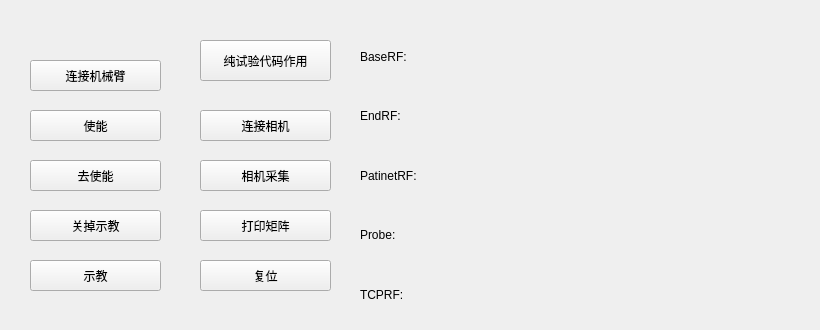
     <widget class="QWidget" name="Connect">
      <attribute name="title">
       <string>基本操作</string>
      </attribute>
      <widget class="QPushButton" name="pushButton_ConnectArm">
       <property name="geometry">
        <rect>
         <x>30</x>
         <y>60</y>
         <width>131</width>
         <height>31</height>
        </rect>
       </property>
       <property name="text">
        <string>连接机械臂</string>
       </property>
      </widget>
      <widget class="QPushButton" name="pushButton_ArmPowerOn">
       <property name="geometry">
        <rect>
         <x>30</x>
         <y>110</y>
         <width>131</width>
         <height>31</height>
        </rect>
       </property>
       <property name="text">
        <string>使能</string>
       </property>
      </widget>
      <widget class="QPushButton" name="pushButton_ArmPowerOff">
       <property name="geometry">
        <rect>
         <x>30</x>
         <y>160</y>
         <width>131</width>
         <height>31</height>
        </rect>
       </property>
       <property name="text">
        <string>去使能</string>
       </property>
      </widget>
      <widget class="QPushButton" name="pushButton_OpenFreeDrag">
       <property name="geometry">
        <rect>
         <x>30</x>
         <y>260</y>
         <width>131</width>
         <height>31</height>
        </rect>
       </property>
       <property name="text">
        <string>示教</string>
       </property>
      </widget>
      <widget class="QPushButton" name="pushButton_CloseFreeDrag">
       <property name="geometry">
        <rect>
         <x>30</x>
         <y>210</y>
         <width>131</width>
         <height>31</height>
        </rect>
       </property>
       <property name="text">
        <string>关掉示教</string>
       </property>
      </widget>
      <widget class="QPushButton" name="pushButton_ConnectAim">
       <property name="geometry">
        <rect>
         <x>200</x>
         <y>110</y>
         <width>131</width>
         <height>31</height>
        </rect>
       </property>
       <property name="text">
        <string>连接相机</string>
       </property>
      </widget>
      <widget class="QPushButton" name="pushButton_AimAcquisition">
       <property name="geometry">
        <rect>
         <x>200</x>
         <y>160</y>
         <width>131</width>
         <height>31</height>
        </rect>
       </property>
       <property name="text">
        <string>相机采集</string>
       </property>
      </widget>
      <widget class="QPushButton" name="pushButton_PrintMatrix">
       <property name="geometry">
        <rect>
         <x>200</x>
         <y>210</y>
         <width>131</width>
         <height>31</height>
        </rect>
       </property>
       <property name="text">
        <string>打印矩阵</string>
       </property>
      </widget>
      <widget class="QWidget" name="gridLayoutWidget_2">
       <property name="geometry">
        <rect>
         <x>360</x>
         <y>30</y>
         <width>451</width>
         <height>291</height>
        </rect>
       </property>
       <layout class="QGridLayout" name="gridLayout_ToolInformation">
        <item row="2" column="0">
         <widget class="QLabel" name="PatinetRF">
          <property name="text">
           <string>PatinetRF:</string>
          </property>
         </widget>
        </item>
        <item row="3" column="1">
         <widget class="QLabel" name="ProbleLable">
          <property name="text">
           <string/>
          </property>
         </widget>
        </item>
        <item row="1" column="1">
         <widget class="QLabel" name="EndRFLable">
          <property name="text">
           <string/>
          </property>
         </widget>
        </item>
        <item row="0" column="1">
         <widget class="QLabel" name="BaseRFLable">
          <property name="text">
           <string/>
          </property>
         </widget>
        </item>
        <item row="1" column="0">
         <widget class="QLabel" name="EndRF">
          <property name="text">
           <string>EndRF:</string>
          </property>
         </widget>
        </item>
        <item row="2" column="1">
         <widget class="QLabel" name="PatinetRFLable">
          <property name="text">
           <string/>
          </property>
         </widget>
        </item>
        <item row="0" column="0">
         <widget class="QLabel" name="BaseRF">
          <property name="text">
           <string>BaseRF:</string>
          </property>
         </widget>
        </item>
        <item row="3" column="0">
         <widget class="QLabel" name="Probe">
          <property name="text">
           <string>Probe:</string>
          </property>
         </widget>
        </item>
        <item row="4" column="1">
         <widget class="QLabel" name="TCPRFLable">
          <property name="text">
           <string/>
          </property>
         </widget>
        </item>
        <item row="4" column="0">
         <widget class="QLabel" name="TCPRF">
          <property name="text">
           <string>TCPRF:</string>
          </property>
         </widget>
        </item>
       </layout>
      </widget>
      <widget class="QPushButton" name="pushButton_Test">
       <property name="geometry">
        <rect>
         <x>200</x>
         <y>40</y>
         <width>131</width>
         <height>41</height>
        </rect>
       </property>
       <property name="text">
        <string>纯试验代码作用</string>
       </property>
      </widget>
      <widget class="QPushButton" name="pushButton_Reset">
       <property name="geometry">
        <rect>
         <x>200</x>
         <y>260</y>
         <width>131</width>
         <height>31</height>
        </rect>
       </property>
       <property name="text">
        <string>复位</string>
       </property>
      </widget>
     </widget>
